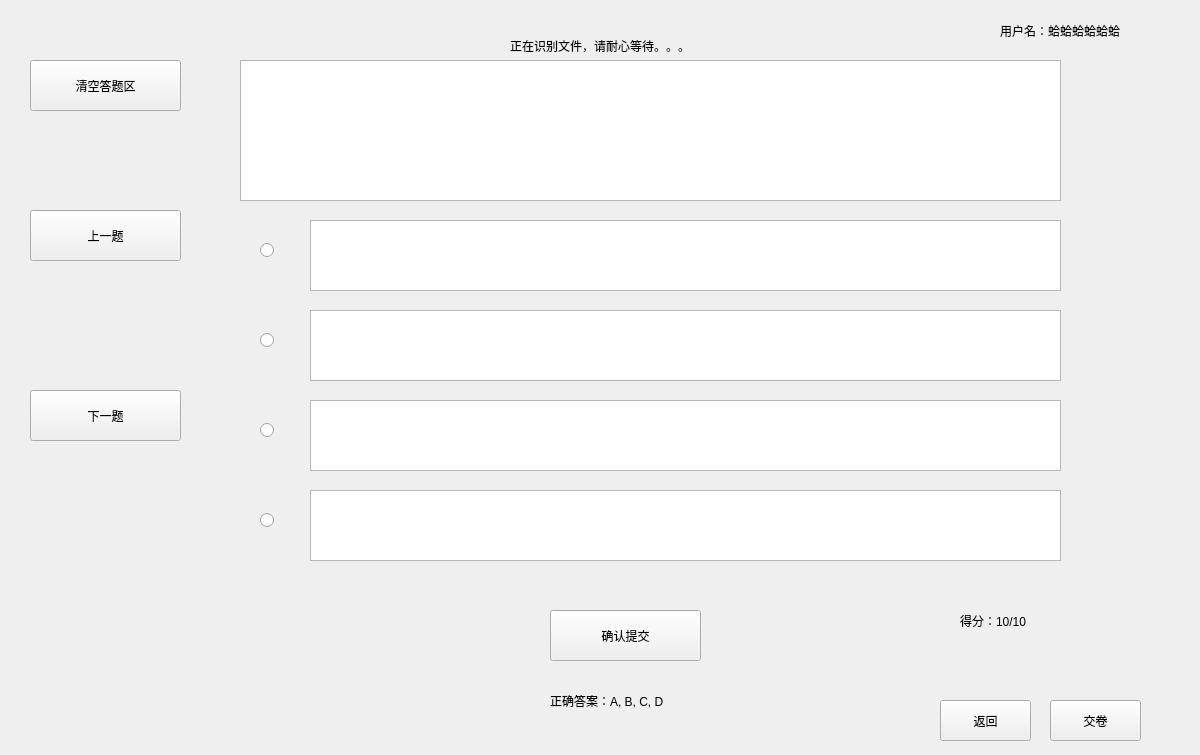
<?xml version="1.0" encoding="UTF-8"?>
<ui version="4.0">
 <class>ObjectiveItemQuizForm</class>
 <widget class="QWidget" name="ObjectiveItemQuizForm">
  <property name="geometry">
   <rect>
    <x>0</x>
    <y>0</y>
    <width>1200</width>
    <height>755</height>
   </rect>
  </property>
  <property name="windowTitle">
   <string>小航搜题-小测试</string>
  </property>
  <widget class="QTextEdit" name="choiceQuestionTextEdit">
   <property name="geometry">
    <rect>
     <x>240</x>
     <y>60</y>
     <width>821</width>
     <height>141</height>
    </rect>
   </property>
   <property name="styleSheet">
    <string notr="true">font: 75 10pt &quot;Consolas&quot; rgb(241, 255, 235);</string>
   </property>
  </widget>
  <widget class="QPushButton" name="preQuestionButton">
   <property name="geometry">
    <rect>
     <x>30</x>
     <y>210</y>
     <width>151</width>
     <height>51</height>
    </rect>
   </property>
   <property name="styleSheet">
    <string notr="true">font: 75 10pt &quot;Consolas&quot; rgb(241, 255, 235);</string>
   </property>
   <property name="text">
    <string>上一题</string>
   </property>
  </widget>
  <widget class="QPushButton" name="clearButton">
   <property name="geometry">
    <rect>
     <x>30</x>
     <y>60</y>
     <width>151</width>
     <height>51</height>
    </rect>
   </property>
   <property name="styleSheet">
    <string notr="true">font: 75 10pt &quot;Consolas&quot; rgb(241, 255, 235);</string>
   </property>
   <property name="text">
    <string>清空答题区</string>
   </property>
  </widget>
  <widget class="QPushButton" name="nextQuestionButton">
   <property name="geometry">
    <rect>
     <x>30</x>
     <y>390</y>
     <width>151</width>
     <height>51</height>
    </rect>
   </property>
   <property name="styleSheet">
    <string notr="true">font: 75 10pt &quot;Consolas&quot; rgb(241, 255, 235);</string>
   </property>
   <property name="text">
    <string>下一题</string>
   </property>
  </widget>
  <widget class="QLabel" name="userNamelabel">
   <property name="geometry">
    <rect>
     <x>1000</x>
     <y>10</y>
     <width>191</width>
     <height>41</height>
    </rect>
   </property>
   <property name="styleSheet">
    <string notr="true">font: 9pt &quot;Consolas&quot; rgb(255, 14, 30);</string>
   </property>
   <property name="text">
    <string>用户名：蛤蛤蛤蛤蛤蛤</string>
   </property>
  </widget>
  <widget class="QLabel" name="scheduleLabel">
   <property name="geometry">
    <rect>
     <x>510</x>
     <y>30</y>
     <width>301</width>
     <height>31</height>
    </rect>
   </property>
   <property name="styleSheet">
    <string notr="true">font: 9pt &quot;Consolas&quot; rgb(255, 14, 30);</string>
   </property>
   <property name="text">
    <string>正在识别文件，请耐心等待。。。</string>
   </property>
  </widget>
  <widget class="QPushButton" name="confirmButton">
   <property name="geometry">
    <rect>
     <x>550</x>
     <y>610</y>
     <width>151</width>
     <height>51</height>
    </rect>
   </property>
   <property name="styleSheet">
    <string notr="true">font: 75 10pt &quot;Consolas&quot; rgb(241, 255, 235);</string>
   </property>
   <property name="text">
    <string>确认提交</string>
   </property>
  </widget>
  <widget class="QPushButton" name="goBackButton">
   <property name="geometry">
    <rect>
     <x>1050</x>
     <y>700</y>
     <width>91</width>
     <height>41</height>
    </rect>
   </property>
   <property name="styleSheet">
    <string notr="true">font: 75 10pt &quot;Consolas&quot; rgb(241, 255, 235);</string>
   </property>
   <property name="text">
    <string>交卷</string>
   </property>
  </widget>
  <widget class="QTextEdit" name="AQuestionTextEdit">
   <property name="geometry">
    <rect>
     <x>310</x>
     <y>220</y>
     <width>751</width>
     <height>71</height>
    </rect>
   </property>
   <property name="styleSheet">
    <string notr="true">font: 75 10pt &quot;Consolas&quot; rgb(241, 255, 235);</string>
   </property>
  </widget>
  <widget class="QTextEdit" name="BQuestionTextEdit">
   <property name="geometry">
    <rect>
     <x>310</x>
     <y>310</y>
     <width>751</width>
     <height>71</height>
    </rect>
   </property>
   <property name="styleSheet">
    <string notr="true">font: 75 10pt &quot;Consolas&quot; rgb(241, 255, 235);</string>
   </property>
  </widget>
  <widget class="QTextEdit" name="CQuestionTextEdit">
   <property name="geometry">
    <rect>
     <x>310</x>
     <y>400</y>
     <width>751</width>
     <height>71</height>
    </rect>
   </property>
   <property name="styleSheet">
    <string notr="true">font: 75 10pt &quot;Consolas&quot; rgb(241, 255, 235);</string>
   </property>
  </widget>
  <widget class="QTextEdit" name="DQuestionTextEdit">
   <property name="geometry">
    <rect>
     <x>310</x>
     <y>490</y>
     <width>751</width>
     <height>71</height>
    </rect>
   </property>
   <property name="styleSheet">
    <string notr="true">font: 75 10pt &quot;Consolas&quot; rgb(241, 255, 235);</string>
   </property>
  </widget>
  <widget class="QRadioButton" name="AradioButton">
   <property name="geometry">
    <rect>
     <x>260</x>
     <y>230</y>
     <width>31</width>
     <height>41</height>
    </rect>
   </property>
   <property name="text">
    <string/>
   </property>
  </widget>
  <widget class="QRadioButton" name="BradioButton">
   <property name="geometry">
    <rect>
     <x>260</x>
     <y>320</y>
     <width>31</width>
     <height>41</height>
    </rect>
   </property>
   <property name="text">
    <string/>
   </property>
  </widget>
  <widget class="QRadioButton" name="CradioButton">
   <property name="geometry">
    <rect>
     <x>260</x>
     <y>410</y>
     <width>31</width>
     <height>41</height>
    </rect>
   </property>
   <property name="text">
    <string/>
   </property>
  </widget>
  <widget class="QRadioButton" name="DradioButton">
   <property name="geometry">
    <rect>
     <x>260</x>
     <y>500</y>
     <width>31</width>
     <height>41</height>
    </rect>
   </property>
   <property name="text">
    <string/>
   </property>
  </widget>
  <widget class="QLabel" name="scoreLabel">
   <property name="geometry">
    <rect>
     <x>960</x>
     <y>600</y>
     <width>171</width>
     <height>41</height>
    </rect>
   </property>
   <property name="styleSheet">
    <string notr="true">font: 75 10pt &quot;Consolas&quot; rgb(241, 255, 235);</string>
   </property>
   <property name="text">
    <string>得分：10/10</string>
   </property>
  </widget>
  <widget class="QLabel" name="answerLabel">
   <property name="geometry">
    <rect>
     <x>550</x>
     <y>680</y>
     <width>251</width>
     <height>41</height>
    </rect>
   </property>
   <property name="styleSheet">
    <string notr="true">font: 75 10pt &quot;Consolas&quot; rgb(241, 255, 235);</string>
   </property>
   <property name="text">
    <string>正确答案：A, B, C, D</string>
   </property>
  </widget>
  <widget class="QPushButton" name="goBackButton_2">
   <property name="geometry">
    <rect>
     <x>940</x>
     <y>700</y>
     <width>91</width>
     <height>41</height>
    </rect>
   </property>
   <property name="styleSheet">
    <string notr="true">font: 75 10pt &quot;Consolas&quot; rgb(241, 255, 235);</string>
   </property>
   <property name="text">
    <string>返回</string>
   </property>
  </widget>
 </widget>
 <resources/>
 <connections/>
</ui>
